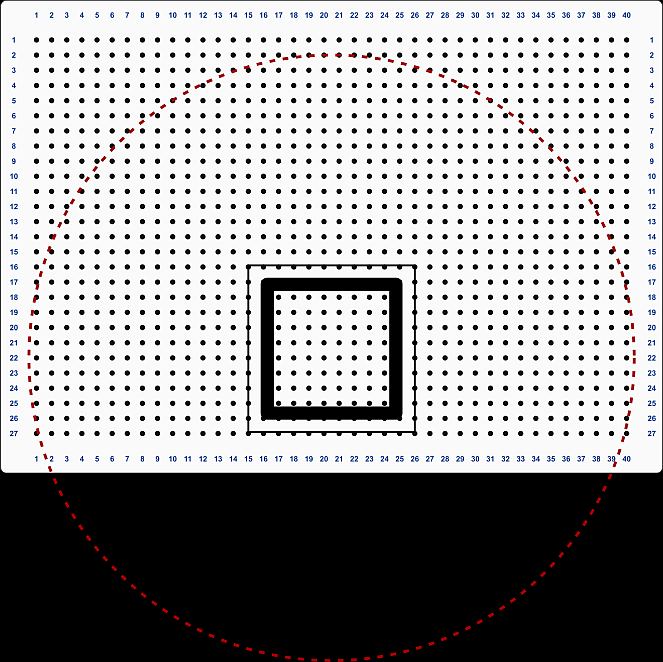
#> input picture projekte/dobot_magician/bilderkennung/arbeitsplatte/arbeitsplatte_leer-663x662.png, 663 x 662 px
$ python bild-auswerten_referenzbild.py
#> lines starting #> are read from the running program, lines starting #| are printed output that depends on the picture; after the words box and inside, x2 and y2 are one past the last pixel; in counts of white or black regions, pixels touching at a corner belong together
import cv2
import numpy as np

hintergrund = cv2.imread(
    "arbeitsplatte_leer-663x662.png"
)
#> hintergrund is the input picture: shape (662, 663, 3); mean B, G, R 159.6, 159.1, 159.7

bild = cv2.imread(
    "arbeitsplatte_mit_objekten-663x662.png"
)
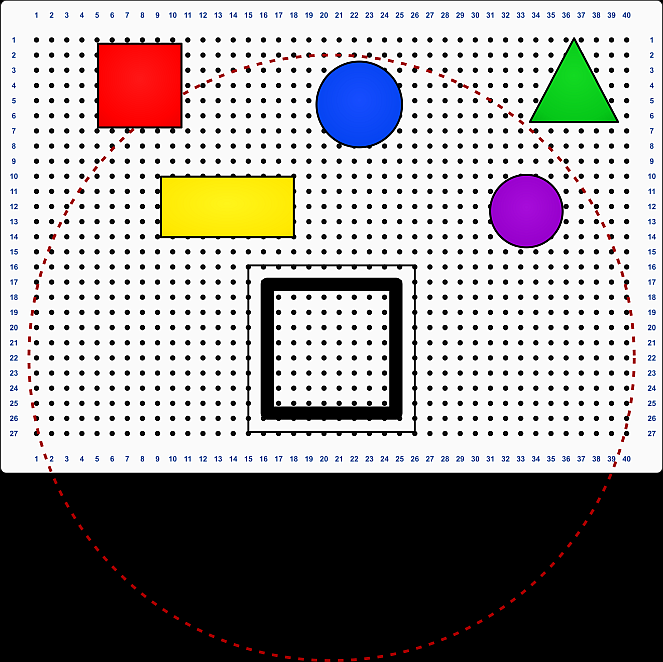
#> input picture projekte/dobot_magician/bilderkennung/arbeitsplatte/arbeitsplatte_mit_objekten-663x662.png, 663 x 662 px
#> bild is the input picture: shape (662, 663, 3); mean B, G, R 149.5, 150.4, 154.1

if hintergrund is None or bild is None:
    raise FileNotFoundError(
        "Ein Bild konnte nicht geladen werden."
    )

if hintergrund.shape != bild.shape:
    raise ValueError(
        "Beide Bilder müssen gleich groß sein."
    )

# Unterschied zwischen leerer und belegter Platte
differenz = cv2.absdiff(
    bild,
    hintergrund
)
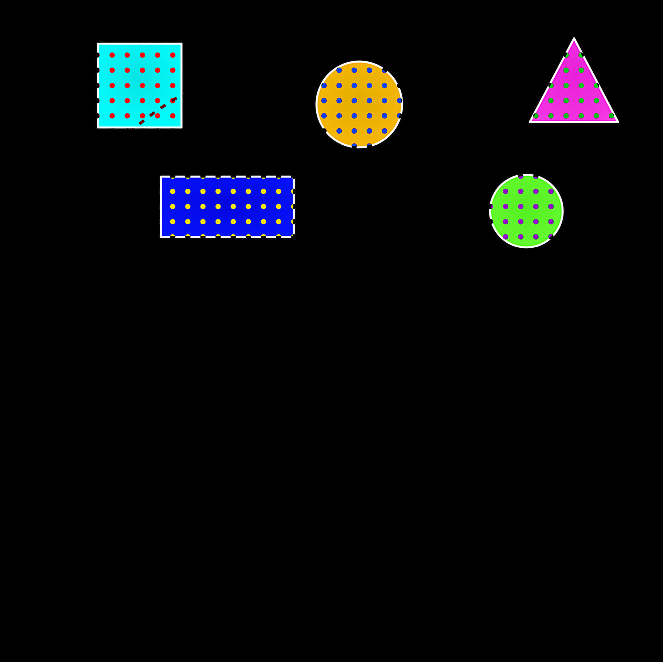
#> differenz: shape (662, 663, 3); mean B, G, R 11.1, 9.9, 7.6

# Differenz in Graustufen umwandeln
grau = cv2.cvtColor(
    differenz,
    cv2.COLOR_BGR2GRAY
)
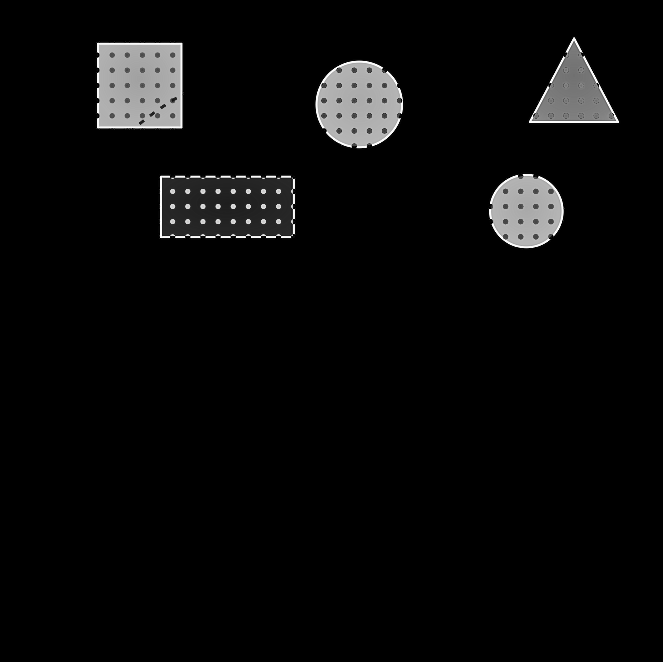
#> grau: shape (662, 663); min 0, max 255, mean 9.3

# Nur deutliche Unterschiede übernehmen
_, maske = cv2.threshold(
    grau,
    30,
    255,
    cv2.THRESH_BINARY
)
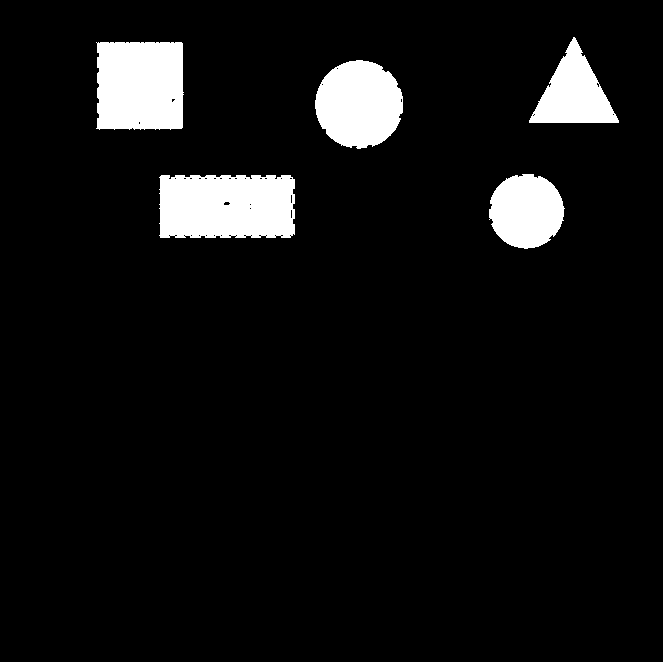
#> maske: shape (662, 663); 6.8% white; 5 white regions, box (x1, y1, x2, y2) and area: (159, 175, 295, 238) 8216, (96, 42, 184, 130) 7429, (315, 60, 403, 149) 6039, (489, 174, 565, 249) 4370, (529, 37, 619, 123) 3995

kernel = np.ones((5, 5), dtype=np.uint8)

maske = cv2.morphologyEx(
    maske,
    cv2.MORPH_OPEN,
    kernel
)
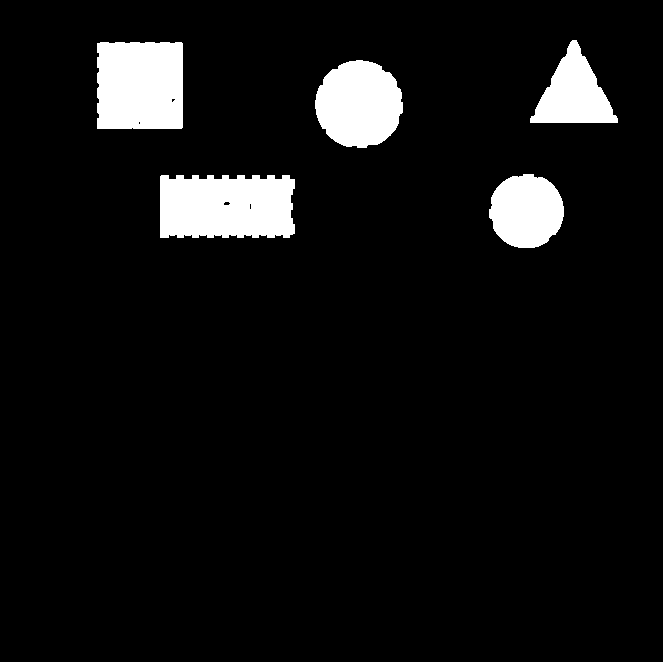
#> maske: shape (662, 663); 6.8% white; 5 white regions, box (x1, y1, x2, y2) and area: (160, 175, 295, 238) 7956, (97, 42, 183, 129) 7399, (315, 60, 403, 148) 5994, (489, 174, 564, 248) 4340, (530, 40, 618, 123) 3938

maske = cv2.morphologyEx(
    maske,
    cv2.MORPH_CLOSE,
    kernel
)
#> maske: shape (662, 663); 6.8% white; 5 white regions, box (x1, y1, x2, y2) and area: (160, 175, 295, 238) 7997, (97, 42, 183, 129) 7431, (315, 60, 403, 148) 5997, (489, 174, 564, 248) 4344, (530, 40, 618, 123) 3938

vordergrund = cv2.bitwise_and(
    bild,
    bild,
    mask=maske
)
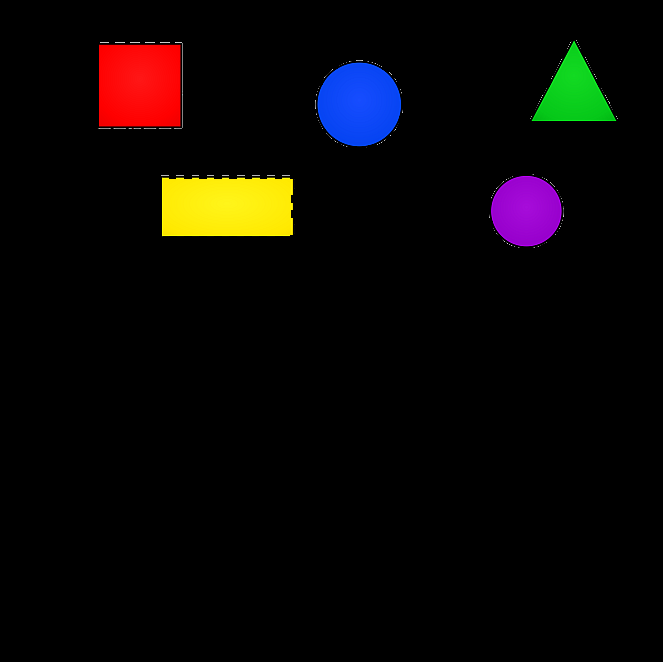
#> vordergrund: shape (662, 663, 3); mean B, G, R 5.7, 6.9, 10

cv2.imshow("Unterschied", differenz)
cv2.imshow("Objektmaske", maske)
cv2.imshow("Erkannte Objekte", vordergrund)

cv2.waitKey(0)
cv2.destroyAllWindows()
